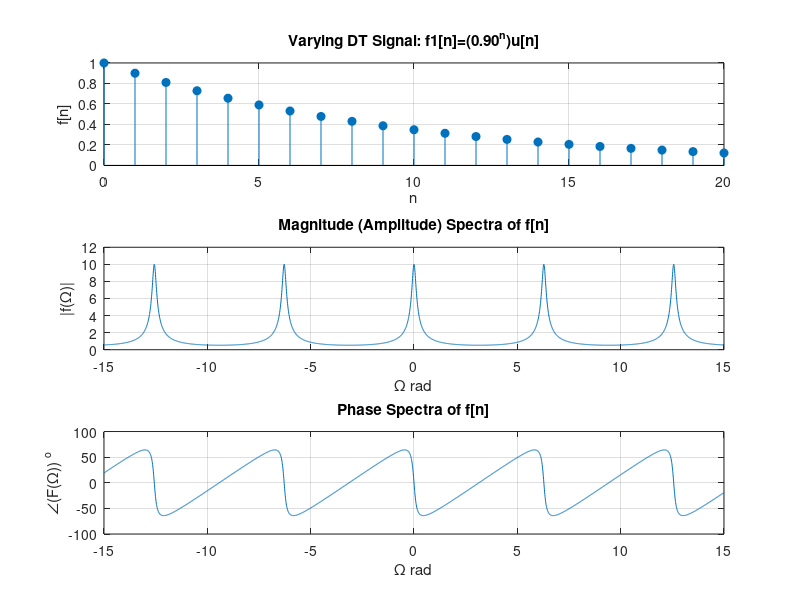

MATLAB code for this plot:
% Author : Yuvraj Kadale
% Roll No: 184534

% Let total number of samples be N
N = 21;
% let the samples be from n= 0 to n= 20
n = 0:1:N-1;

% define W, F1(W) a random exponential signal
f1 = 0.90.^n;                       % define f1[n]
W = -15:0.01:15;                   
F1 = 1./(1 - 0.90*exp(-1i*W));       %define F1(W)

% plotting graphs
figure(1); 
clf;                                % open and clear figure 1

% Ploting DT signal
subplot(3,1,1);                     % Positioning at plot 1 of 3x1
stem(n,f1,'filled');                % plotting DT signal
grid on;                            % turning on grids
xlabel('n');                        % label on X - axis
ylabel('f[n]');                     % label on Y -axis
title('Varying DT Signal: f1[n]=(0.90^n)u[n]'); 

% Plotting magnitude of DT signal
subplot(3,1,2);                     % plot |F1(W)| on plot 2 of 3x1
plot(W,abs(F1));                    % plotting absolute value/ magnitude 
grid on;                            % turning on grids
xlabel('\Omega rad');               % label on X axis
ylabel('|f(\Omega)|');              % label on Y axis
title('Magnitude (Amplitude) Spectra of f[n]');

% Plotting phase spectra of DT signal
subplot(3,1,3);                     % plot F(W) on plot 3 of 3x1
plot(W,angle(F1)*180.0/pi);         % plotting phase value w.r.t W
grid on;                            % turning on grids
xlabel('\Omega rad');               %label on x-axis
ylabel('\angle(F(\Omega)) ^o');     %label on Y - axis
title('Phase Spectra of f[n]');     % title of the graph